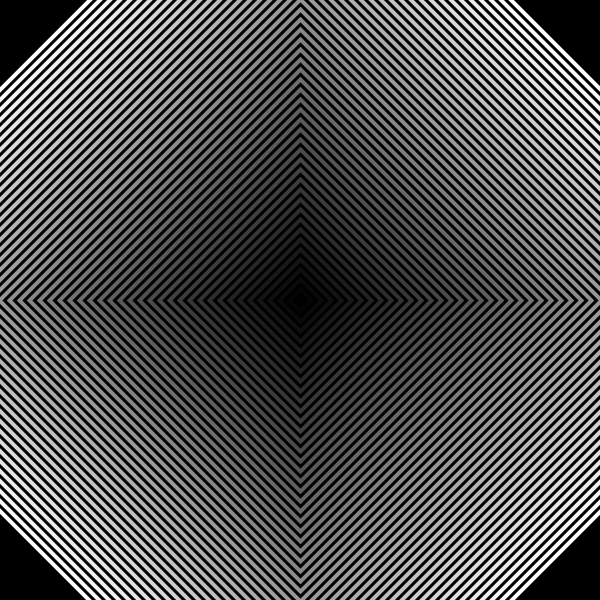
Frame 1 (no input)
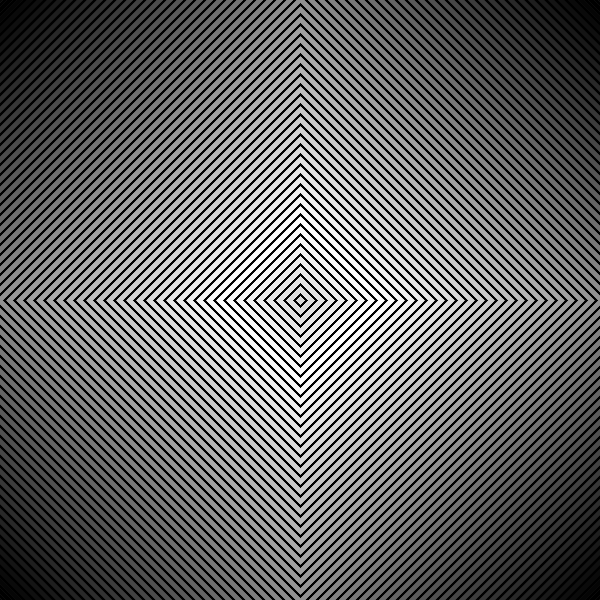
Frame 60 (the mouse pressed at the canvas centre just before this capture)
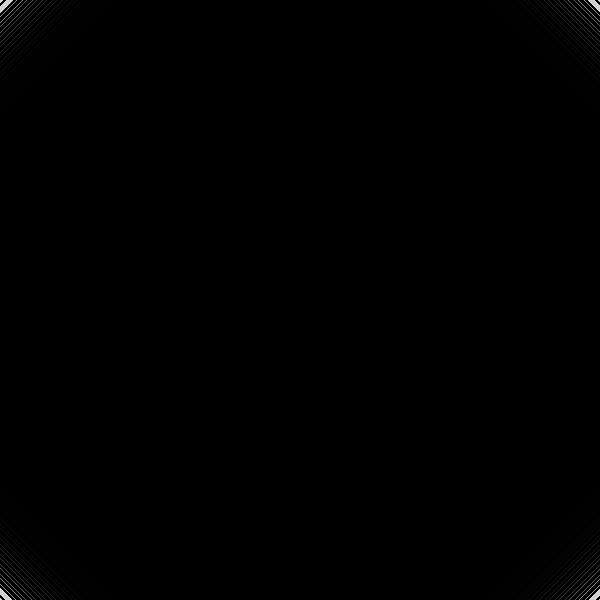
Frame 120 (the mouse held since frame 60 and released just before this capture)

The Processing sketch that drew these frames (run headless with seeded random() and noise(); from frame 60 on, the mouse is pressed at the canvas centre):

// Processing sketch: manual_colour_change
// ── manual_colour_change.pde
int up = 301;
int down = 299;
int colour = 255;
int stroke = 4;
int bg1 = 0;
int bg2 = 0;
int insert = 0;

class GradientArray {
  public IntList colourwheel;
  
  public IntList create() {
    colourwheel = new IntList();
    for (int i = 0; i <=255; i = i+5) {
      colourwheel.append(i);
    }
    return colourwheel;
  }
  
  public IntList cycle() {
    //makes sure you don't generate an infinite amount of data
    if (colourwheel.size() < width*2) {
      colourwheel.append(colourwheel.get(colourwheel.size()-1)); 
    }
  
    //swaps array values one index number up
    for (int i = colourwheel.size()-1; i > 0; i--) {
      colourwheel.set(i, colourwheel.get(i-1));
    }
    return colourwheel;
  }
  
  public IntList cyclefirst() {
    //sets value of first index of array
    if (colourwheel.get(0) == 0 || colourwheel.get(0) == 255) {
      colourwheel.set(0, colourwheel.get(2));
    }
    else {
      if (colourwheel.get(1) < colourwheel.get(2)) {
        colourwheel.set(0, colourwheel.get(0)-5);
      }
      if (colourwheel.get(1) > colourwheel.get(2)) {
        colourwheel.set(0, colourwheel.get(0)+5);
      }
    }
   return colourwheel; 
 }

}

GradientArray master = new GradientArray();
GradientArray dummy = new GradientArray();
IntList m = master.create();
IntList d = dummy.create();

void setup() {
  background(0, 0, 0);
  size(600, 600);
}

void draw() {
  //IntList m = master.create();
  
  //does the actual drawing
  for (int i = 0; i < m.size(); i++) {
      stroke(d.get(i), d.get(i), d.get(i));
      strokeWeight(stroke);
      noFill();
      quad(300, up, down, 300, 300, down, up, 300);
      up = up + 10;
      down = down - 10;
  }
  up = 301;
  down = 299;
  
  m = master.cycle();
  d = dummy.cycle();
  m = master.cyclefirst();
  
  if(mousePressed == true) {
    d.set(0, 0);
  }
  else {
    d.set(0, m.get(0));
  }
  
}
